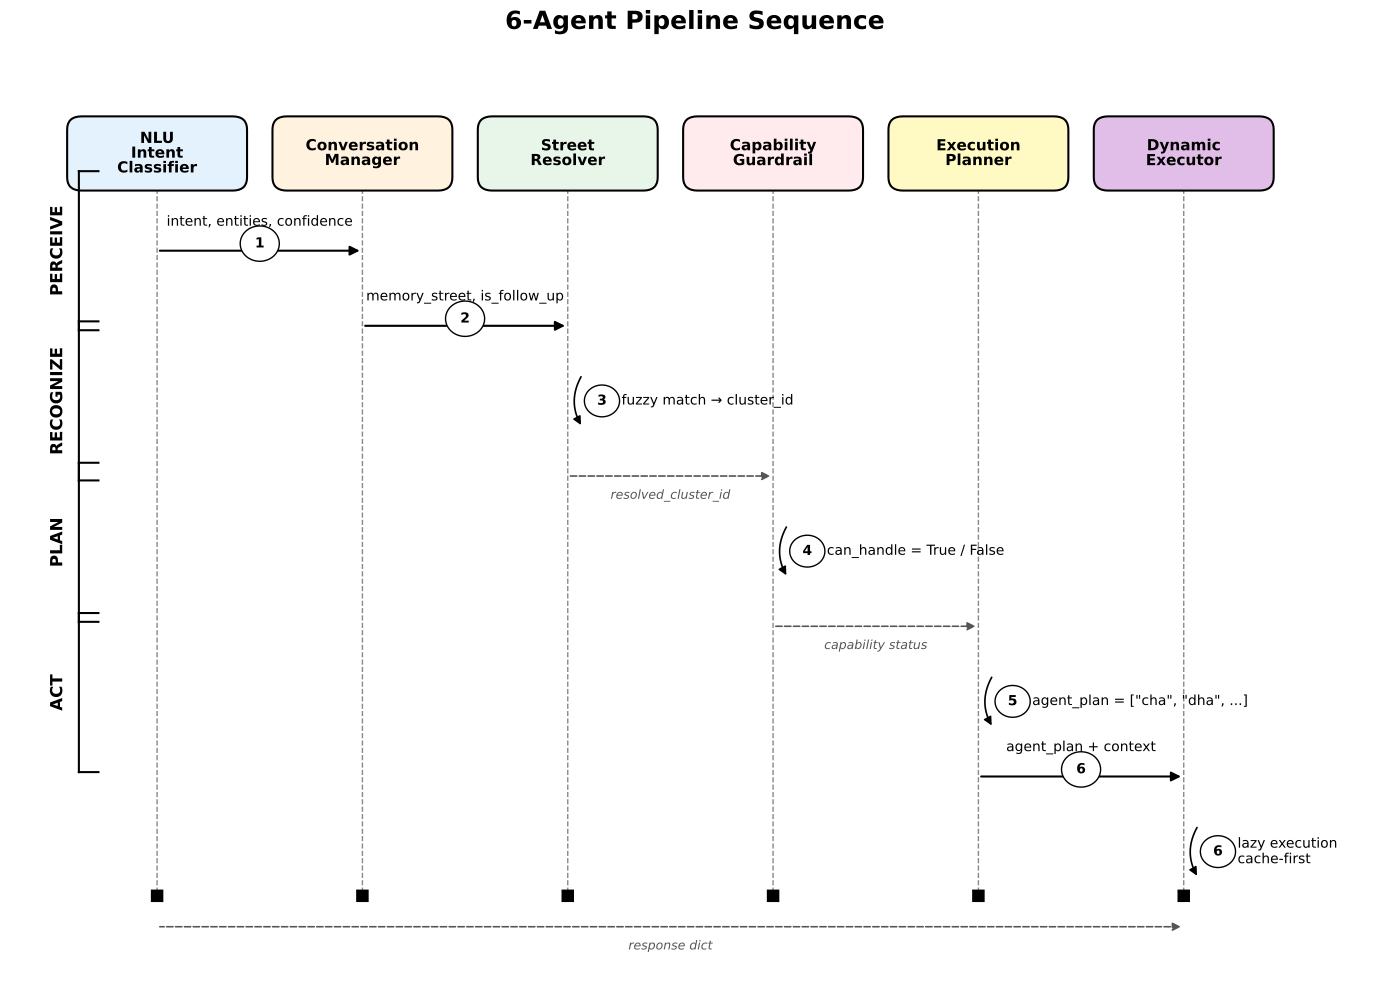

This figure's Python source:
"""
Fig 3.7: 6-Agent Pipeline Sequence
A TikZ-style sequence diagram showing the Perceive→Recognize→Plan→Act cycle
with 6 vertical swimlanes and numbered arrows. No timing annotations.
"""

import matplotlib.pyplot as plt
import matplotlib.patches as mpatches
from matplotlib.patches import FancyBboxPatch, FancyArrowPatch, Circle

fig, ax = plt.subplots(figsize=(14, 10))
ax.set_xlim(0, 14)
ax.set_ylim(0, 10.3)
ax.axis("off")

# ------------------------------------------------------------------
# Swimlane configuration
# ------------------------------------------------------------------
swimlanes = [
    ("NLU\nIntent\nClassifier", "#E3F2FD"),
    ("Conversation\nManager", "#FFF3E0"),
    ("Street\nResolver", "#E8F5E9"),
    ("Capability\nGuardrail", "#FFEBEE"),
    ("Execution\nPlanner", "#FFF9C4"),
    ("Dynamic\nExecutor", "#E1BEE7"),
]

n_lanes = len(swimlanes)
lane_x = [1.5 + i * 2.1 for i in range(n_lanes)]
lane_top = 9.0
lane_bottom = 1.0

# ------------------------------------------------------------------
# Draw swimlane headers and lifelines
# ------------------------------------------------------------------
for i, (name, color) in enumerate(swimlanes):
    x = lane_x[i]
    
    # Header box
    header = FancyBboxPatch(
        (x - 0.9, lane_top), 1.8, 0.8,
        boxstyle="round,pad=0.02,rounding_size=0.15",
        facecolor=color,
        edgecolor="black",
        linewidth=1.5,
        zorder=2,
    )
    ax.add_patch(header)
    ax.text(
        x, lane_top + 0.4, name,
        ha="center", va="center",
        fontsize=11,
        fontweight="bold",
        color="black",
        linespacing=1.0,
        zorder=3,
    )
    
    # Lifeline (dashed)
    ax.plot([x, x], [lane_top, lane_bottom], color="#888888", linewidth=1.0, linestyle="--", zorder=1)
    
    # Bottom marker
    ax.plot(x, lane_bottom, marker="s", markersize=8, color="black", zorder=2)

# ------------------------------------------------------------------
# Helper for sequence arrows
# ------------------------------------------------------------------
def seq_arrow(ax, x1, x2, y, color="black", lw=1.5, label="", label_offset=(0, 0.25), number=None):
    style = "-|>" if x2 > x1 else "<|-"
    arrow = FancyArrowPatch(
        (x1, y), (x2, y),
        arrowstyle=style,
        mutation_scale=14,
        color=color,
        linewidth=lw,
        zorder=3,
    )
    ax.add_patch(arrow)
    
    # Label above arrow
    mid_x = (x1 + x2) / 2 + label_offset[0]
    mid_y = y + label_offset[1]
    ax.text(
        mid_x, mid_y, label,
        ha="center", va="bottom",
        fontsize=10,
        color="black",
        zorder=4,
    )
    
    # Numbered circle
    if number is not None:
        num_x = mid_x
        num_y = y + 0.08
        circle = Circle((num_x, num_y), 0.20, facecolor="white", edgecolor="black", linewidth=1.0, zorder=5)
        ax.add_patch(circle)
        ax.text(
            num_x, num_y, str(number),
            ha="center", va="center",
            fontsize=10,
            fontweight="bold",
            color="black",
            zorder=6,
        )


def self_arrow(ax, x, y, label, color="black", number=None):
    # Small curved arrow on the lifeline
    arc = mpatches.FancyArrowPatch(
        (x + 0.15, y + 0.3),
        (x + 0.15, y - 0.3),
        connectionstyle="arc3,rad=0.3",
        arrowstyle="-|>",
        mutation_scale=12,
        color=color,
        linewidth=1.2,
        zorder=3,
    )
    ax.add_patch(arc)
    ax.text(
        x + 0.55, y, label,
        ha="left", va="center",
        fontsize=10,
        color="black",
        zorder=4,
    )
    if number is not None:
        circle = Circle((x + 0.35, y), 0.18, facecolor="white", edgecolor="black", linewidth=1.0, zorder=5)
        ax.add_patch(circle)
        ax.text(
            x + 0.35, y, str(number),
            ha="center", va="center",
            fontsize=10,
            fontweight="bold",
            color="black",
            zorder=6,
        )


def return_arrow(ax, x1, x2, y, color="#555555", label=""):
    style = "-|>" if x2 > x1 else "<|-"
    arrow = FancyArrowPatch(
        (x1, y), (x2, y),
        arrowstyle=style,
        mutation_scale=12,
        color=color,
        linewidth=1.2,
        linestyle="--",
        zorder=3,
    )
    ax.add_patch(arrow)
    if label:
        mid_x = (x1 + x2) / 2
        ax.text(
            mid_x, y - 0.15, label,
            ha="center", va="top",
            fontsize=9,
            color="#555555",
            style="italic",
            zorder=4,
        )

# ------------------------------------------------------------------
# Sequence steps (top to bottom)
# ------------------------------------------------------------------

y_level = 8.3

# 1. NLU classifies intent
seq_arrow(ax, lane_x[0], lane_x[1], y_level, label="intent, entities, confidence", number=1)

y_level -= 0.85

# 2. Conversation Manager resolves follow-ups
seq_arrow(ax, lane_x[1], lane_x[2], y_level, label="memory_street, is_follow_up", number=2)

y_level -= 0.85

# 3. Street Resolver maps to cluster_id
self_arrow(ax, lane_x[2], y_level, label="fuzzy match → cluster_id", number=3)

y_level -= 0.85

# Return to guardrail
return_arrow(ax, lane_x[2], lane_x[3], y_level, label="resolved_cluster_id")

y_level -= 0.85

# 4. Guardrail validates capability
self_arrow(ax, lane_x[3], y_level, label="can_handle = True / False", number=4)

y_level -= 0.85

# Return to planner (or block)
return_arrow(ax, lane_x[3], lane_x[4], y_level, label="capability status")

y_level -= 0.85

# 5. Execution Planner creates plan
self_arrow(ax, lane_x[4], y_level, label='agent_plan = ["cha", "dha", ...]', number=5)

y_level -= 0.85

# Planner → Executor
seq_arrow(ax, lane_x[4], lane_x[5], y_level, label="agent_plan + context", number=6)

y_level -= 0.85

# 6. Executor runs agents (self-loop)
self_arrow(ax, lane_x[5], y_level, label="lazy execution\ncache-first", number=6)

y_level -= 0.85

# Return result back up through all lanes
return_arrow(ax, lane_x[5], lane_x[0], y_level, label="response dict")

# ------------------------------------------------------------------
# Perceive→Recognize→Plan→Act annotation (left side)
# ------------------------------------------------------------------
phases = [
    (8.3, "PERCEIVE", "#E3F2FD"),
    (6.6, "RECOGNIZE", "#FFF3E0"),
    (5.0, "PLAN", "#FFF9C4"),
    (3.3, "ACT", "#E1BEE7"),
]

for y, phase, color in phases:
    ax.text(
        0.4, y, phase,
        ha="left", va="center",
        fontsize=12,
        fontweight="bold",
        color="black",
        rotation=90,
        zorder=4,
    )
    # Bracket line
    ax.plot([0.7, 0.7], [y - 0.9, y + 0.9], color="black", linewidth=1.5, zorder=3)
    ax.plot([0.7, 0.9], [y - 0.9, y - 0.9], color="black", linewidth=1.5, zorder=3)
    ax.plot([0.7, 0.9], [y + 0.9, y + 0.9], color="black", linewidth=1.5, zorder=3)

# ------------------------------------------------------------------
# Title & caption
# ------------------------------------------------------------------
fig.suptitle(
    "6-Agent Pipeline Sequence",
    fontsize=18,
    fontweight="bold",
    y=0.99,
)

plt.tight_layout(rect=[0, 0.00, 1, 0.98])

# Save outputs
fig.savefig("figures/fig_3_7_six_agent_pipeline.png", dpi=300, bbox_inches="tight")
fig.savefig("figures/fig_3_7_six_agent_pipeline.pdf", bbox_inches="tight")
print("Saved figures/fig_3_7_six_agent_pipeline.png")
print("Saved figures/fig_3_7_six_agent_pipeline.pdf")
